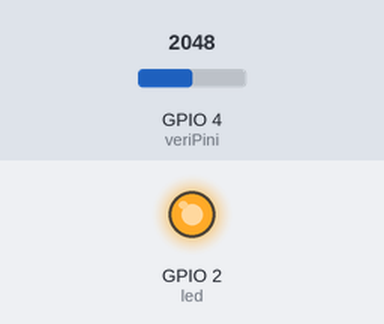
The sketch below on a simulated ESP32. On the bench: output pins drawn as LEDs (lit = HIGH). Inputs (shaded band) come from the test bench; at power-on: GPIO 4 (veriPini) = 2048. Nothing arrives over Bluetooth unless stated; a phone connects over Bluetooth LE 3 s after start; what the sketch prints to the serial monitor is not drawn.

Above: at 0.1 s.
Timing chart, 0 to 1.6 s (numbered marks = the images above):
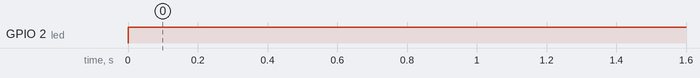

The sketch:

dustsensor_ble.ino
```cpp
#include <BLEDevice.h>
#include <BLEServer.h>
#include <BLEUtils.h>
#include <BLE2902.h>

BLEServer* pServer = NULL;
BLECharacteristic* pCharacteristic = NULL;

bool deviceConnected = false;
bool oldDeviceConnected = false;
int value = 0;


#define SERVICE_UUID        "c8a79586-930c-40af-af43-ea57c96ebfc3"
#define CHARACTERISTIC_UUID "18670649-822f-4db3-80e9-fdb2945fa641"


class MyServerCallbacks: public BLEServerCallbacks {
    void onConnect(BLEServer* pServer) {
      deviceConnected = true;
    };

    void onDisconnect(BLEServer* pServer) {
      deviceConnected = false;
    }
};


int veriPini = 4; // turuncu kablonun (sensörün soldan 2. pini) bağlı olduğu pin
float toz=0; //Gelen veriyi sakladığımız değişken
int led=2; // Beyaz kablonun (sensörün soldan 3. pini) bağlı olduğu pin

void setup() {

  Serial.begin(9600);
  pinMode(led,OUTPUT);
  pinMode(veriPini, INPUT);


  BLEDevice::init("ESP32");

  pServer = BLEDevice::createServer();
  pServer->setCallbacks(new MyServerCallbacks());

  BLEService *pService = pServer->createService(SERVICE_UUID);

  pCharacteristic = pService->createCharacteristic(
                      CHARACTERISTIC_UUID,
                      BLECharacteristic::PROPERTY_READ   |
                      BLECharacteristic::PROPERTY_WRITE  |
                      BLECharacteristic::PROPERTY_NOTIFY |
                      BLECharacteristic::PROPERTY_INDICATE
                    );

  pCharacteristic->addDescriptor(new BLE2902());

  pService->start();

  BLEAdvertising *pAdvertising = BLEDevice::getAdvertising();
  pAdvertising->addServiceUUID(SERVICE_UUID);
  pAdvertising->setScanResponse(false);
  pAdvertising->setMinPreferred(0x0);
  BLEDevice::startAdvertising();
  Serial.println("Bilgi aktarmak için bir istemcinin bağlanması bekleniyor...");
}

void loop() {

  digitalWrite(led,LOW);
  delayMicroseconds(280);
  toz=analogRead(veriPini);
  delayMicroseconds(40);
  digitalWrite(led,HIGH);
  delayMicroseconds(9860);
  delay(1000);
  if (toz>36.455)
  Serial.println((float(toz/1024)-0.0356)*120000*0.035);

  if (deviceConnected) {
    char gonderilecek[8];
    dtostrf(toz, 2, 1, gonderilecek); //float bir veriyi char dizisine çeviriyoruz
    pCharacteristic->setValue(gonderilecek);//bu komut ile hazırlanıp
    pCharacteristic->notify();//bu komut ile gönderiliyor
    Serial.println(gonderilecek);

    delay(100);
  }

  // disconnect olma durumlarında
  if (!deviceConnected && oldDeviceConnected) {
    delay(500);
    pServer->startAdvertising();
    Serial.println("Yayın başlatıldı");
    oldDeviceConnected = deviceConnected;
  }
  // Tekrar Bağlanma durumunda
  if (deviceConnected && !oldDeviceConnected) {
    // değişkenleri güncelle
    oldDeviceConnected = deviceConnected;
  }
}
```

Measured:
- by itself, GPIO 2 (led): LOW → HIGH at 0.00 s
